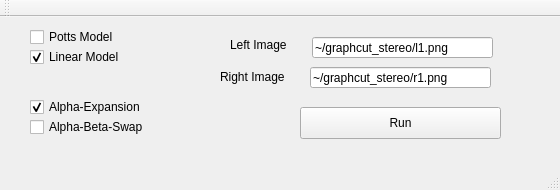
<?xml version="1.0" encoding="UTF-8"?>
<ui version="4.0">
 <class>MainWindow</class>
 <widget class="QMainWindow" name="MainWindow">
  <property name="geometry">
   <rect>
    <x>0</x>
    <y>0</y>
    <width>560</width>
    <height>190</height>
   </rect>
  </property>
  <property name="windowTitle">
   <string>Stereo Matching using GraphCuts</string>
  </property>
  <widget class="QWidget" name="centralWidget">
   <widget class="QPushButton" name="pushButton">
    <property name="geometry">
     <rect>
      <x>300</x>
      <y>90</y>
      <width>201</width>
      <height>32</height>
     </rect>
    </property>
    <property name="text">
     <string>Run</string>
    </property>
   </widget>
   <widget class="QCheckBox" name="checkBox">
    <property name="geometry">
     <rect>
      <x>30</x>
      <y>10</y>
      <width>101</width>
      <height>20</height>
     </rect>
    </property>
    <property name="text">
     <string>Potts Model</string>
    </property>
    <property name="checked">
     <bool>false</bool>
    </property>
   </widget>
   <widget class="QCheckBox" name="checkBox_2">
    <property name="geometry">
     <rect>
      <x>30</x>
      <y>30</y>
      <width>101</width>
      <height>20</height>
     </rect>
    </property>
    <property name="text">
     <string>Linear Model</string>
    </property>
    <property name="checked">
     <bool>true</bool>
    </property>
   </widget>
   <widget class="QCheckBox" name="checkBox_3">
    <property name="geometry">
     <rect>
      <x>30</x>
      <y>80</y>
      <width>141</width>
      <height>20</height>
     </rect>
    </property>
    <property name="text">
     <string>Alpha-Expansion</string>
    </property>
    <property name="checked">
     <bool>true</bool>
    </property>
   </widget>
   <widget class="QCheckBox" name="checkBox_4">
    <property name="geometry">
     <rect>
      <x>30</x>
      <y>100</y>
      <width>131</width>
      <height>20</height>
     </rect>
    </property>
    <property name="text">
     <string>Alpha-Beta-Swap</string>
    </property>
   </widget>
   <widget class="QLineEdit" name="lineEdit">
    <property name="geometry">
     <rect>
      <x>312</x>
      <y>20</y>
      <width>181</width>
      <height>21</height>
     </rect>
    </property>
    <property name="text">
     <string>~/graphcut_stereo/l1.png</string>
    </property>
   </widget>
   <widget class="QLineEdit" name="lineEdit_2">
    <property name="geometry">
     <rect>
      <x>310</x>
      <y>50</y>
      <width>181</width>
      <height>21</height>
     </rect>
    </property>
    <property name="text">
     <string>~/graphcut_stereo/r1.png</string>
    </property>
   </widget>
   <widget class="QLabel" name="label">
    <property name="geometry">
     <rect>
      <x>230</x>
      <y>20</y>
      <width>71</width>
      <height>16</height>
     </rect>
    </property>
    <property name="text">
     <string>Left Image</string>
    </property>
   </widget>
   <widget class="QLabel" name="label_2">
    <property name="geometry">
     <rect>
      <x>220</x>
      <y>50</y>
      <width>81</width>
      <height>20</height>
     </rect>
    </property>
    <property name="text">
     <string>Right Image</string>
    </property>
   </widget>
  </widget>
  <widget class="QMenuBar" name="menuBar">
   <property name="geometry">
    <rect>
     <x>0</x>
     <y>0</y>
     <width>560</width>
     <height>22</height>
    </rect>
   </property>
  </widget>
  <widget class="QToolBar" name="mainToolBar">
   <attribute name="toolBarArea">
    <enum>TopToolBarArea</enum>
   </attribute>
   <attribute name="toolBarBreak">
    <bool>false</bool>
   </attribute>
  </widget>
  <widget class="QStatusBar" name="statusBar"/>
 </widget>
 <layoutdefault spacing="6" margin="11"/>
 <resources/>
 <connections/>
</ui>
